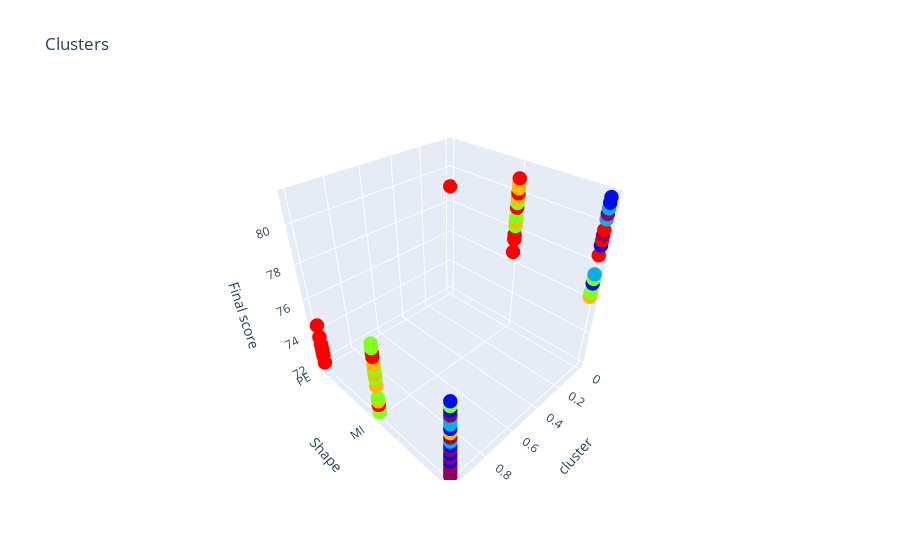

The code cell stored with this chart in its notebook:
### Code cell
trace = go.Scatter3d(x=df_with_shape_column['cluster'],
                    y=df_with_shape_column['Shape'],
                    z=df_with_shape_column['Final score'],
                    marker=dict(color=markercolor,
                                opacity=1,
                                reversescale=True,
                                colorscale='rainbow',
                                size=5),
                    line=dict (width=0.05),
                    mode='markers')

data = [trace]

layout = go.Layout( title = 'Clusters',
                        scene=dict(xaxis=dict( title="cluster"),
                                yaxis=dict( title="Shape"),
                                zaxis=dict(title="Final score")),)

fig= go.Figure(data=data, layout=layout)
py.offline.iplot(fig)

plt.show()

### Figure 1 — Plotly figure (JSON) as saved in the notebook; plotly's stock layout.template omitted (floating-point values rounded to 4 significant figures; data arrays with more than 128 entries replaced by an {"elided": "..."} marker saying what was removed)
{"data": [{"line": {"width": 0.05}, "marker": {"color": {"elided": "182 int values"}, "colorscale": [[0, "rgb(150,0,90)"], [0.125, "rgb(0,0,200)"], [0.25, "rgb(0,25,255)"], [0.375, "rgb(0,152,255)"], [0.5, "rgb(44,255,150)"], [0.625, "rgb(151,255,0)"], [0.75, "rgb(255,234,0)"], [0.875, "rgb(255,111,0)"], [1, "rgb(255,0,0)"]], "opacity": 1, "reversescale": true, "size": 5}, "mode": "markers", "type": "scatter3d", "x": {"elided": "182 int values"}, "y": {"elided": "182 str values"}, "z": {"elided": "182 float values"}}], "layout": {"scene": {"xaxis": {"title": {"text": "cluster"}}, "yaxis": {"title": {"text": "Shape"}}, "zaxis": {"title": {"text": "Final score"}}}, "title": {"text": "Clusters"}}}
